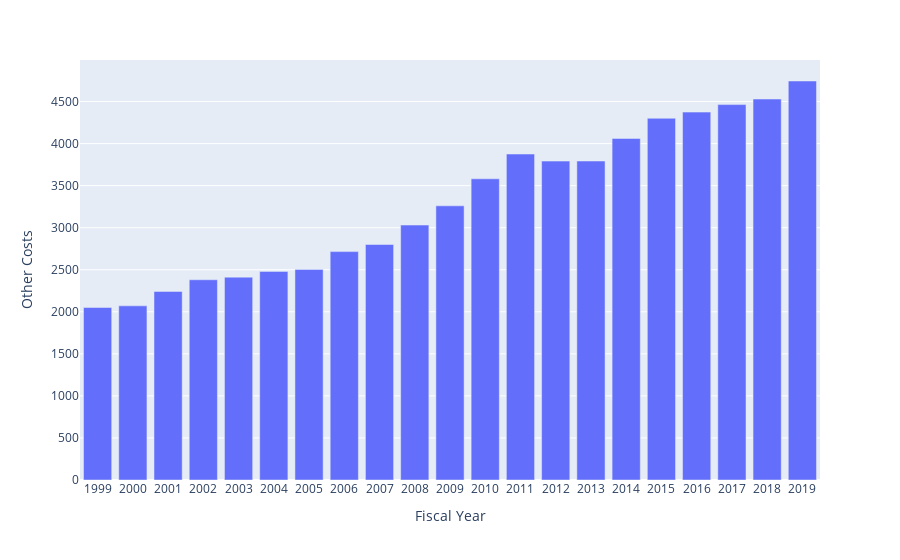

The notebook cell this image was saved under:
### Markdown cell above
**Observation** - 2013 has the highest number of average participation (47,366) with the total cost of the program above 79 million, thereby making it the highest per fiscal year throughout the campaign.

### Code cell
px.bar(data_frame=df, y='Other Costs', x=df.index)

### Figure 1 — Plotly figure (JSON) as saved in the notebook; plotly's stock layout.template omitted (floating-point values rounded to 4 significant figures)
{"data": [{"alignmentgroup": "True", "hovertemplate": "Fiscal Year=%{x}<br>Other Costs=%{y}<extra></extra>", "legendgroup": "", "marker": {"color": "#636efa", "pattern": {"shape": ""}}, "name": "", "offsetgroup": "", "orientation": "v", "showlegend": false, "textposition": "auto", "type": "bar", "x": ["1999", "2000", "2001", "2002", "2003", "2004", "2005", "2006", "2007", "2008", "2009", "2010", "2011", "2012", "2013", "2014", "2015", "2016", "2017", "2018", "2019"], "xaxis": "x", "y": [2052.0, 2071.0, 2242, 2381.0, 2412.0, 2480.0, 2504.0, 2716.0, 2800.0, 3031.0, 3260, 3581.0, 3876.0, 3792.0, 3793.0, 4061.0, 4301.0, 4374.0, 4464.0, 4530.0, 4744.0], "yaxis": "y"}], "layout": {"barmode": "relative", "legend": {"tracegroupgap": 0}, "margin": {"t": 60}, "xaxis": {"anchor": "y", "domain": [0, 1], "title": {"text": "Fiscal Year"}}, "yaxis": {"anchor": "x", "domain": [0, 1], "title": {"text": "Other Costs"}}}}
